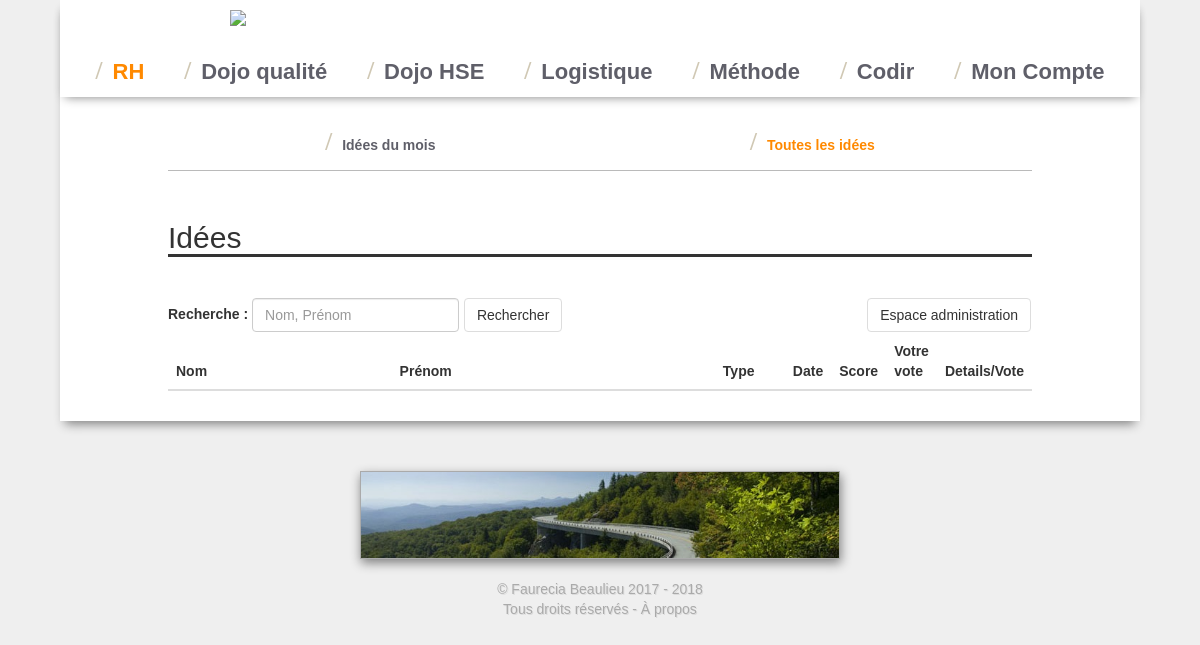
/RH/idees_ameliorations/idees_tot.php (signed in), run on an earlier commit of the app's database.
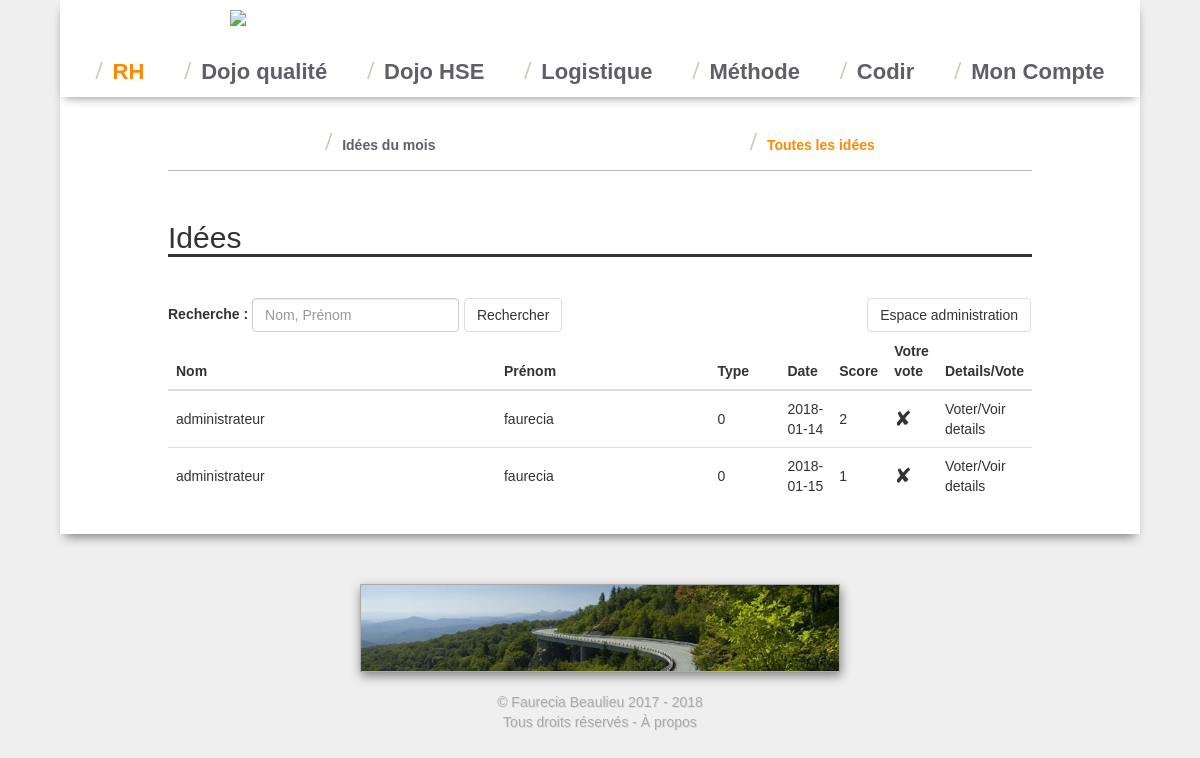
And on a later commit of the database.
### tables this page shows
CREATE TABLE `idees_ameliorations` (
  `id` int(11) NOT NULL,
  `vote` int(11) NOT NULL,
  `emmetteur` int(11) NOT NULL,
  `superviseur` int(11) DEFAULT NULL,
  `type` varchar(140) NOT NULL,
  `transversalisation` int(11) NOT NULL,
  `retenue` int(11) NOT NULL,
  `respo_rea` int(11) DEFAULT NULL,
  `date_rea` date NOT NULL,
  `situation_actuelle` varchar(140) NOT NULL,
  `situation_proposee` varchar(140) NOT NULL
);

CREATE TABLE `profil` (
  `id` int(11) NOT NULL,
  `nom` varchar(255) NOT NULL,
  `prenom` varchar(255) NOT NULL,
  `uap` varchar(255) NOT NULL,
  `mo` varchar(255) NOT NULL,
  `tournee` varchar(255) NOT NULL,
  `supprime` tinyint(4) NOT NULL DEFAULT '0',
  `password` varchar(140) NOT NULL,
  `identifiant` varchar(140) NOT NULL,
  `admin` tinyint(1) NOT NULL DEFAULT '0',
  `qualite` tinyint(1) NOT NULL DEFAULT '0',
  `hse` tinyint(1) NOT NULL DEFAULT '0',
  `rr` tinyint(1) NOT NULL DEFAULT '0',
  `kamishibai` tinyint(1) NOT NULL DEFAULT '0',
  `logistique` tinyint(1) NOT NULL DEFAULT '0',
  `idees` tinyint(1) NOT NULL DEFAULT '0',
  `launchboard` tinyint(1) NOT NULL DEFAULT '0'
);

### RH/idees_ameliorations/idees_tot.php (the view, shortened to what this page needs)
<?php
include_once "needed.php";
include_once "../../needed.php";
$recherche = "";
$debut=0;
if(empty($_SESSION['login']))
{ ?>
  <h2>Idées</h2>
  <h4>Vous devez être connecté pour accéder à cette partie.</h4>
  <a href="/moncompte/identification.php?redirection=RH/idees_ameliorations"><button class="btn btn-default">Se connecter</button></a>
  <a href="<?php echo $url; ?>" class="btn btn-default">Accueil</a>
<?php
}
else
{
?>
<h2>Idées </h2>
  <form class="form-inline">
  <div class="form-group">
    <label for="recherche">Recherche :</label>
    <input type="text" class="form-control" name = "recherche" id="recherche" placeholder="Nom, Prénom" value="<?php echo $recherche;?>">
  </div>
  <button type="submit" class="btn btn-default">Rechercher</button>
  <a href="ajout.php" class="btn btn-default pull-right">Espace administration</a>
</form>
<table class="table">
<thead class="thead">
<tr>
    <th>Nom</th>
    <th>Prénom</th>
    <th style="width: 70px;">Type</th>
    <th style="width: 30px;">Date</th>
    <th style="width: 30px;">Score</th>
    <th style="width: 30px;"> Votre vote</th>
    <th style="width: 30px;">Details/Vote</th>
</tr>
</thead>
<tbody>
<?php
$Query = $bdd->prepare('SELECT nom,prenom,type,date_rea,vote,idees_ameliorations.id AS id1 FROM idees_ameliorations LEFT JOIN profil  ON idees_ameliorations.emmetteur = profil.id  WHERE (nom LIKE ? or prenom LIKE ?) and supprime = 0 and idees_ameliorations.id >= ?  ORDER BY date_rea LIMIT 40  ') ;
$Query->execute(array('%'.$recherche.'%', '%'.$recherche.'%',$debut));
while ($Data = $Query->fetch()) {
    ?>
    <tr>
        <td> <?php echo $Data['nom']; ?> </td>
        <td><?php echo $Data['prenom']; ?></td>
        <td><?php echo $Data['type']; ?></td>
        <td><?php echo $Data['date_rea']; ?></td>
        <td><?php echo $Data['vote']; ?></td>
        <td><?php
        $Qy = $bdd->prepare('SELECT * FROM votes_idees WHERE personne= ? AND idee= ?');
        $Qy->execute(array($_SESSION['id'],  $Data['id1']));
        if($Qy->fetch()){echo "<span style='font-size: 200%;'>&check;</span>";}else{echo "<span style='font-size: 150%;'>&#10008;</span>";} ?>
      </td>
        <td class="clickable" title="Cliquez pour voter/voir le detail " onclick="window.location='details.php?idee=<?php echo $Data['id1'] ;?>'">Voter/Voir details</td>
    </tr>
    <?php
}
?>
</tbody>
</table>
<?php
}
 ?>

What changed in the data, as far as the page shows it:
added idees_ameliorations: profil.nom "administrateur", profil.prenom "faurecia", type "0", date_rea "2018-01-14", vote "2"
added idees_ameliorations: profil.nom "administrateur", profil.prenom "faurecia", type "0", date_rea "2018-01-15", vote "1"
